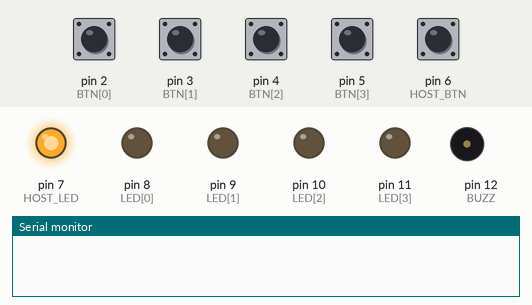
Recording of a sketch running on a simulated Arduino Uno, built with avr-gcc and run on an emulated ATmega328P. Shown: output pins drawn as LEDs (lit = HIGH), buzzer (waves = sounding), the last lines printed to the serial monitor. Dashed ring = blinking. The inputs (shaded band) are chosen by the test bench; at power-on: pin 2 (BTN[0]), pin 3 (BTN[1]), pin 4 (BTN[2]), pin 5 (BTN[3]), pin 6 (HOST_BTN) HIGH.

Above: at 1.5 s.
1.6 s: pin 2 (BTN[0]) pulled LOW for 0.15 s
At 1.87 s:
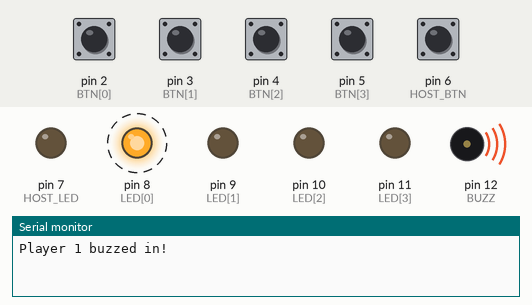
4.6 s: pin 6 (HOST_BTN) pulled LOW for 0.15 s
At 5.8 s:
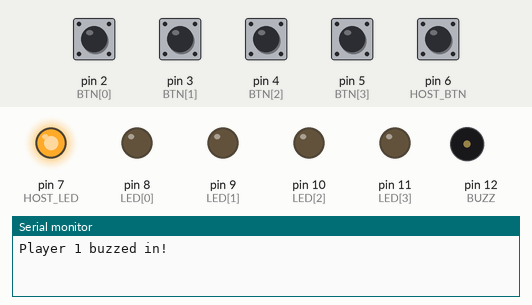
6.2 s: pin 3 (BTN[1]) pulled LOW for 0.15 s
At 6.37 s:
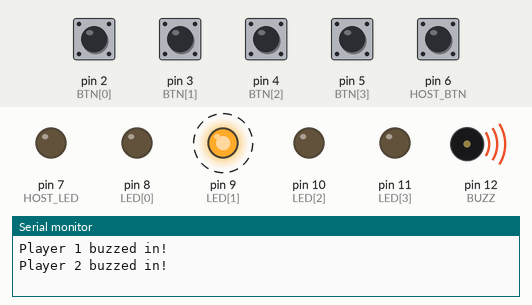
9.2 s: pin 6 (HOST_BTN) pulled LOW for 1 s
At 9.39 s:
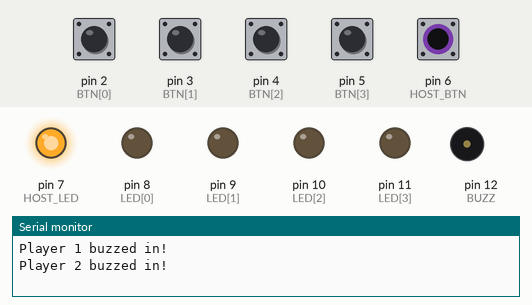
12.2 s: pin 4 (BTN[2]) pulled LOW for 0.15 s
At 12.37 s:
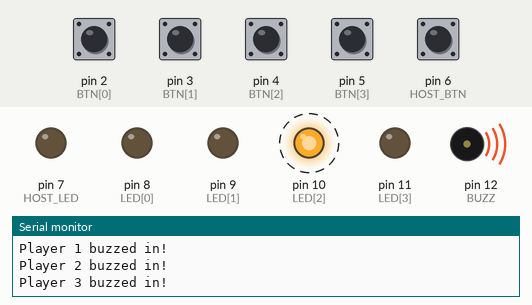
Timing chart, 0 to 16.2 s (numbered marks = the images above; inputs shaded):
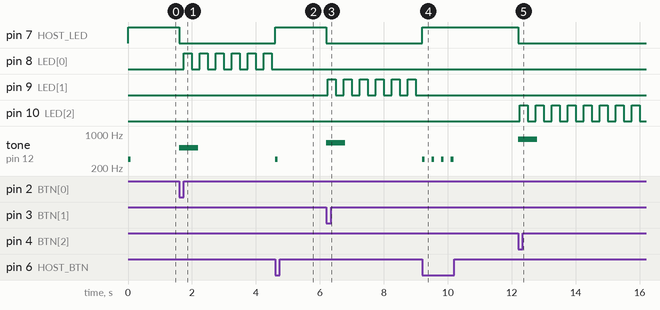

Measured:
- after the input at 1.6 s, pin 7 (HOST_LED): HIGH → LOW at once; pin 8 (LED[0]): alternates HIGH for 0.25 s and LOW for 0.25 s, starting after 0.15 s; tone on pin 12 (BUZZ): silent → 523 Hz at once, → silent 0.60 s later
- after the input at 4.6 s, pin 7 (HOST_LED): LOW → HIGH at once; pin 8 (LED[0]): stops changing and stays LOW; tone on pin 12 (BUZZ): silent → 300 Hz at once, → silent 0.08 s later
- after the input at 6.2 s, pin 7 (HOST_LED): HIGH → LOW at once; pin 9 (LED[1]): alternates HIGH for 0.25 s and LOW for 0.25 s, starting after 0.05 s; tone on pin 12 (BUZZ): silent → 659 Hz at once, → silent 0.60 s later
- after the input at 9.2 s, pin 7 (HOST_LED): LOW → HIGH at once; pin 9 (LED[1]): stops changing and stays LOW; tone on pin 12 (BUZZ): alternates 300 Hz for 0.08 s and silent for 0.22 s, 8 changes in all, then stays silent, starting at once
- after the input at 12.2 s, pin 7 (HOST_LED): HIGH → LOW at once; pin 10 (LED[2]): alternates HIGH for 0.25 s and LOW for 0.25 s, starting after 0.05 s; tone on pin 12 (BUZZ): silent → 784 Hz at once, → silent 0.60 s later

The sketch:

quiz_lockout.ino
```cpp
// Arduino sketch that implements a four-player quiz buzzer lockout: reads player buttons, locks out after the first press, lights the winner's LED, sounds a tone, and handles the host reset button.
//
// Full tutorial: https://shillehtek.com/blogs/news/arduino-uno-passive-buzzer-quiz-lockout
// Parts used: https://shillehtek.com/products/arduino-uno-r3-starter-kit
//             https://shillehtek.com/products/200pcs-6mm-light-touch-button-switch-kit-plastic-box-4-3-5-6-7-8-9-10-12-14-16mm
//             https://shillehtek.com/products/ky-006-passive-piezo-buzzer-alarm-module-for-arduino-projects
// More examples: https://github.com/shillehbean/shillehtek-examples
//

const int N = 4;
const int BTN[N] = {2, 3, 4, 5};
const int LED[N] = {8, 9, 10, 11};
const int TONE_HZ[N] = {523, 659, 784, 988};     // C, E, G, B: one note per player
const int HOST_BTN = 6, HOST_LED = 7, BUZZ = 12;

int winner = -1;                                  // -1 = nobody yet (armed)

void reset() {
  winner = -1;
  for (int i = 0; i < N; i++) digitalWrite(LED[i], LOW);
  digitalWrite(HOST_LED, HIGH);                   // ready light on
  tone(BUZZ, 300, 80);
  delay(300);                                     // ignore the reset button bounce
}

void setup() {
  for (int i = 0; i < N; i++) { pinMode(BTN[i], INPUT_PULLUP); pinMode(LED[i], OUTPUT); }
  pinMode(HOST_BTN, INPUT_PULLUP); pinMode(HOST_LED, OUTPUT); pinMode(BUZZ, OUTPUT);
  Serial.begin(9600);
  reset();
}

void loop() {
  if (winner < 0) {                               // armed: look for the first press
    for (int i = 0; i < N; i++) {
      if (digitalRead(BTN[i]) == LOW) {
        winner = i;                               // lockout: nobody else can win now
        digitalWrite(HOST_LED, LOW);
        digitalWrite(LED[i], HIGH);
        tone(BUZZ, TONE_HZ[i], 600);
        Serial.print("Player "); Serial.print(i + 1); Serial.println(" buzzed in!");
        break;
      }
    }
  } else {                                        // locked: blink the winner, wait for host
    digitalWrite(LED[winner], (millis() / 250) % 2);
  }

  if (digitalRead(HOST_BTN) == LOW) reset();
}
```
